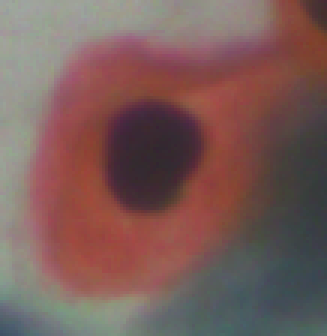
#> input picture data_enhance/traditional_enhancement/demo/test.bmp, 109 x 112 px (shown 3 times larger)
$ python ImagePartSplitToNine.py
#> lines starting #> are read from the running program, lines starting #| are printed output that depends on the picture
# -*- coding:utf-8 -*-
"""
作者：尘小风
软件：Pycharm2020.2
"""

# -*- coding:utf-8 -*-
"""
作者：尘小风
软件：Pycharm2020.2
"""

import os
from PIL import Image

file_name = "../test.bmp"
folder_name = "result_imgs"

# 创建保存结果的文件夹
os.makedirs(folder_name, exist_ok=True)
save_root = os.path.join(folder_name)
save_name_base = os.path.join(save_root, "generate_")

# 打开图片并设置最大像素限制
img_original = Image.open(file_name)
#> img_original is the input picture: PIL image 109x112 RGB; mean R, G, B 122.2, 92.2, 89
Image.MAX_IMAGE_PIXELS = None
m, n = img_original.size  # 读取图片的宽度和高度
#> m = 109; n = 112
w = m // 3  # 设置要裁剪的小图的宽度，使用整除操作得到整数
#> w = 36
h = n // 3  # 设置要裁剪的小图的高度，使用整除操作得到整数
#> h = 37

# 定义裁剪区域
crop_areas = [
    (0, 0, w, h),
    (w, 0, 2 * w, h),
    (2 * w, 0, m, h),
    (0, h, w, 2 * h),
    (w, h, 2 * w, 2 * h),
    (2 * w, h, m, 2 * h),
    (0, 2 * h, w, n),
    (w, 2 * h, 2 * w, n),
    (2 * w, 2 * h, m, n)
]

# 使用循环进行裁剪和保存操作
for i, area in enumerate(crop_areas, start=1):
    region = img_original.crop(tuple(map(int, area)))  # 裁剪区域并确保参数为整数
    save_path = f"{save_name_base}{i}.jpg"
    region.save(save_path)
#> this loop made 9 passes
#> pass 1, `region = img_original.crop(tuple(map(int, area)))`:
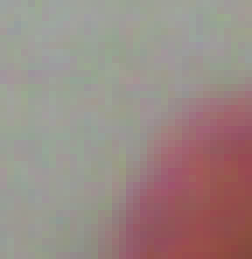
#> region: PIL image 36x37 RGB (shown 7 times larger); mean R, G, B 154.4, 138.1, 133.6
#> pass 2, `region = img_original.crop(tuple(map(int, area)))`:
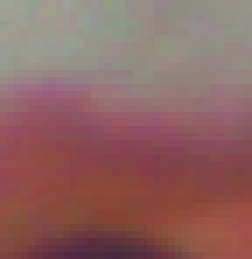
#> region: PIL image 36x37 RGB (shown 7 times larger); mean R, G, B 141.9, 100.5, 98.8
#> pass 3, `region = img_original.crop(tuple(map(int, area)))`:
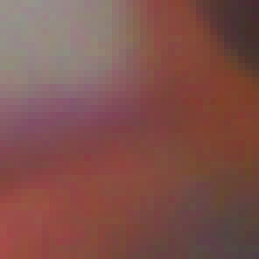
#> region: PIL image 37x37 RGB (shown 7 times larger); mean R, G, B 127.7, 81.7, 76
#> after the loop:
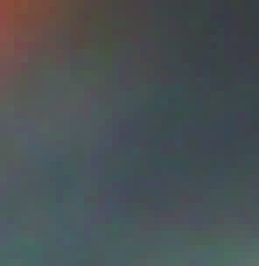
#> region: PIL image 37x38 RGB (shown 7 times larger); mean R, G, B 73.8, 81.4, 83.8
